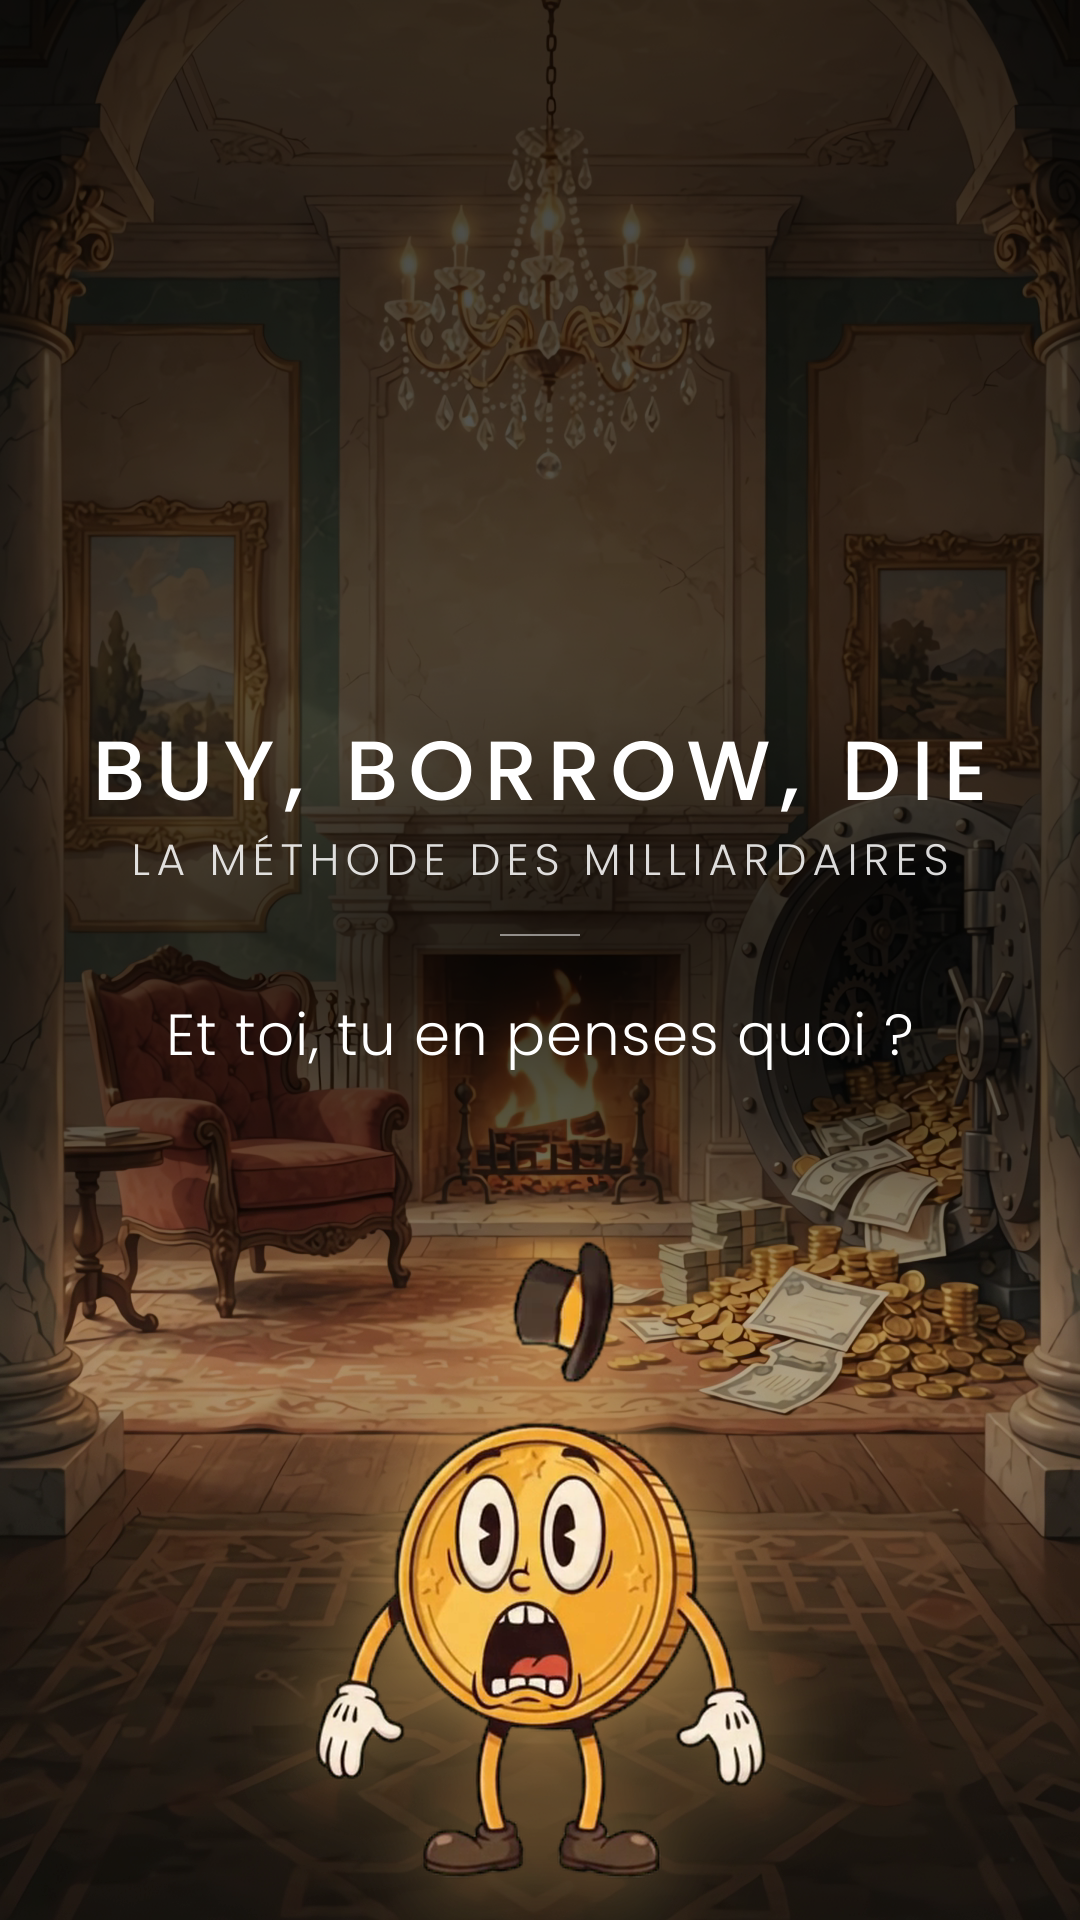

Recreate this plot in Python.
"""Couverture de buy, borrow, die (style maison, lib/cards_lib.py) : salon du manoir assombri en haut, titre « BUY, BORROW, DIE »,
sous-titre « LA MÉTHODE DES MILLIARDAIRES », question « Et toi, tu en penses quoi ? », Mister Coin choqué en bas avec un halo doré."""
import cairo, numpy as np, sys, os, subprocess
HERE = os.path.dirname(os.path.abspath(__file__)); ROOT = os.path.abspath(os.path.join(HERE, '..', '..'))
sys.path.insert(0, f'{ROOT}/lib'); sys.path.insert(0, f'{ROOT}/mister_coin')
from PIL import Image, ImageFilter
import cards_lib as cards
from cards_lib import W, H
TMP = f'{HERE}/tmp'; os.makedirs(TMP, exist_ok=True)
def still(src, n, dst):
    if not os.path.exists(dst):
        subprocess.run(['ffmpeg', '-loglevel', 'error', '-y', '-i', src, '-vf', f'select=eq(n\\,{n})', '-vframes', '1', dst], check=True)
    return Image.open(dst).convert('RGB')
def bg(c):
    d = still(f'{HERE}/decors/sr/decor_manoir.mp4', 60, f'{TMP}/manoir_couv.png').resize((W, H), Image.LANCZOS)
    arr = np.asarray(d.convert('RGB')).astype(np.float32); y = np.arange(H)[:, None, None]
    dark = np.interp(y, [0, 650, 1120, 1320, H], [.72, .62, .58, .25, .4])
    xs = np.arange(W)[None, :, None]; band = np.exp(-((y-930)/170.0)**2)*np.exp(-((xs-540)/520.0)**2); dark = np.clip(dark+.22*band, 0, .9)
    arr *= 1-dark; b = Image.fromarray(arr.astype(np.uint8)).convert('RGBA').tobytes('raw', 'BGRa')
    src = cairo.ImageSurface.create_for_data(bytearray(b), cairo.FORMAT_ARGB32, W, H); c.set_source_surface(src); c.paint()
cards.bg = bg
_put = cards.put
def _q(c, s_, y, fam, size, *a, **k):
    if s_ == "Et toi, tu achètes ?": s_ = "Et toi, tu en penses quoi ?"; size = cards.fit(c, s_, fam, size, 0, 900)
    return _put(c, s_, y, fam, size, *a, **k)
cards.put = _q
import veo_coin as VC
path = f'{HERE}/couverture.png'; cards.card("BUY, BORROW, DIE", False, path, sub=("LA MÉTHODE DES MILLIARDAIRES",))
im = Image.open(path).convert('RGBA')
a, m = VC._key(np.asarray(still(f'{ROOT}/mister_coin/veo/classique_choc.mp4', 120, f'{TMP}/choc_couv.png')))
ch = Image.fromarray(np.clip(a, 0, 255).astype(np.uint8)).convert('RGBA'); ch.putalpha(Image.fromarray((m*255).astype(np.uint8))); ch = ch.crop(ch.getbbox())
hh = 640; ch = ch.resize((int(ch.width*hh/ch.height), hh), Image.LANCZOS)
x0, y0 = (W-ch.width)//2, 1240
halo = Image.new('RGBA', (W, H), (255, 200, 110, 0)); gl = Image.new('RGBA', (W, H), 0); gl.alpha_composite(ch, (x0, y0))
halo.putalpha(gl.getchannel('A').filter(ImageFilter.GaussianBlur(45)).point(lambda v: int(v*.7))); im.alpha_composite(halo); im.alpha_composite(gl)
im.convert('RGB').save(path); print('ok')
